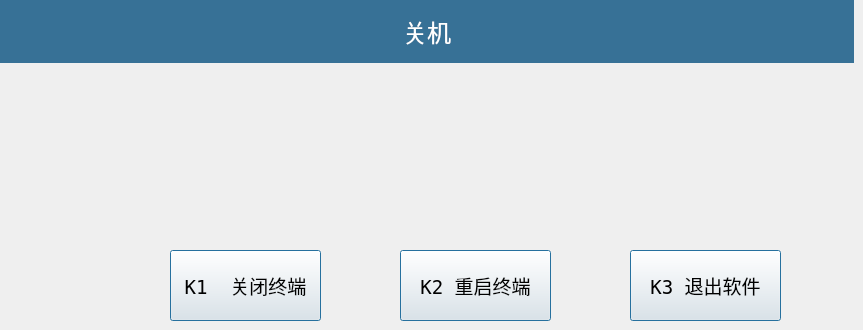
          <widget class="QWidget" name="page_3">
           <widget class="QPushButton" name="pushButton_shutdown">
            <property name="geometry">
             <rect>
              <x>170</x>
              <y>250</y>
              <width>151</width>
              <height>71</height>
             </rect>
            </property>
            <property name="font">
             <font>
              <family>DejaVu Sans Mono</family>
              <pointsize>14</pointsize>
             </font>
            </property>
            <property name="styleSheet">
             <string notr="true"/>
            </property>
            <property name="text">
             <string>K1  关闭终端</string>
            </property>
            <property name="shortcut">
             <string>H</string>
            </property>
            <property name="autoDefault">
             <bool>true</bool>
            </property>
            <property name="default">
             <bool>true</bool>
            </property>
           </widget>
           <widget class="QPushButton" name="pushButton_reboot">
            <property name="geometry">
             <rect>
              <x>400</x>
              <y>250</y>
              <width>151</width>
              <height>71</height>
             </rect>
            </property>
            <property name="font">
             <font>
              <family>DejaVu Sans Mono</family>
              <pointsize>14</pointsize>
             </font>
            </property>
            <property name="text">
             <string>K2 重启终端</string>
            </property>
            <property name="shortcut">
             <string>I</string>
            </property>
            <property name="autoDefault">
             <bool>true</bool>
            </property>
            <property name="default">
             <bool>true</bool>
            </property>
           </widget>
           <widget class="QPushButton" name="pushButton_quitApp">
            <property name="geometry">
             <rect>
              <x>630</x>
              <y>250</y>
              <width>151</width>
              <height>71</height>
             </rect>
            </property>
            <property name="font">
             <font>
              <family>DejaVu Sans Mono</family>
              <pointsize>14</pointsize>
             </font>
            </property>
            <property name="text">
             <string>K3 退出软件</string>
            </property>
            <property name="shortcut">
             <string>J</string>
            </property>
            <property name="autoDefault">
             <bool>true</bool>
            </property>
            <property name="default">
             <bool>true</bool>
            </property>
           </widget>
           <widget class="QLabel" name="label_21">
            <property name="geometry">
             <rect>
              <x>0</x>
              <y>0</y>
              <width>854</width>
              <height>63</height>
             </rect>
            </property>
            <property name="styleSheet">
             <string notr="true">background-color:rgb(55, 113, 150)</string>
            </property>
            <property name="text">
             <string>&lt;!DOCTYPE HTML PUBLIC &quot;-//W3C//DTD HTML 4.0//EN&quot; &quot;http://www.w3.org/TR/REC-html40/strict.dtd&quot;&gt;
&lt;html&gt;&lt;head&gt;&lt;meta name=&quot;qrichtext&quot; content=&quot;1&quot; /&gt;&lt;style type=&quot;text/css&quot;&gt;
p, li { white-space: pre-wrap; }
&lt;/style&gt;&lt;/head&gt;&lt;body style=&quot; font-family:'Sans'; font-size:10pt; font-weight:400; font-style:normal;&quot;&gt;
&lt;p style=&quot; margin-top:0px; margin-bottom:0px; margin-left:0px; margin-right:0px; -qt-block-indent:0; text-indent:0px;&quot;&gt;&lt;span style=&quot; font-size:18pt; color:#ffffff;&quot;&gt;关机&lt;/span&gt;&lt;/p&gt;&lt;/body&gt;&lt;/html&gt;</string>
            </property>
            <property name="alignment">
             <set>Qt::AlignCenter</set>
            </property>
           </widget>
           <widget class="QPushButton" name="pbt_shutdownBack">
            <property name="geometry">
             <rect>
              <x>800</x>
              <y>10</y>
              <width>44</width>
              <height>44</height>
             </rect>
            </property>
            <property name="maximumSize">
             <size>
              <width>141</width>
              <height>16777215</height>
             </size>
            </property>
            <property name="focusPolicy">
             <enum>Qt::NoFocus</enum>
            </property>
            <property name="text">
             <string/>
            </property>
            <property name="icon">
             <iconset resource="images.qrc">
              <normaloff>:/images/reback.png</normaloff>:/images/reback.png</iconset>
            </property>
            <property name="iconSize">
             <size>
              <width>44</width>
              <height>44</height>
             </size>
            </property>
            <property name="shortcut">
             <string>Esc</string>
            </property>
            <property name="flat">
             <bool>true</bool>
            </property>
           </widget>
          </widget>
